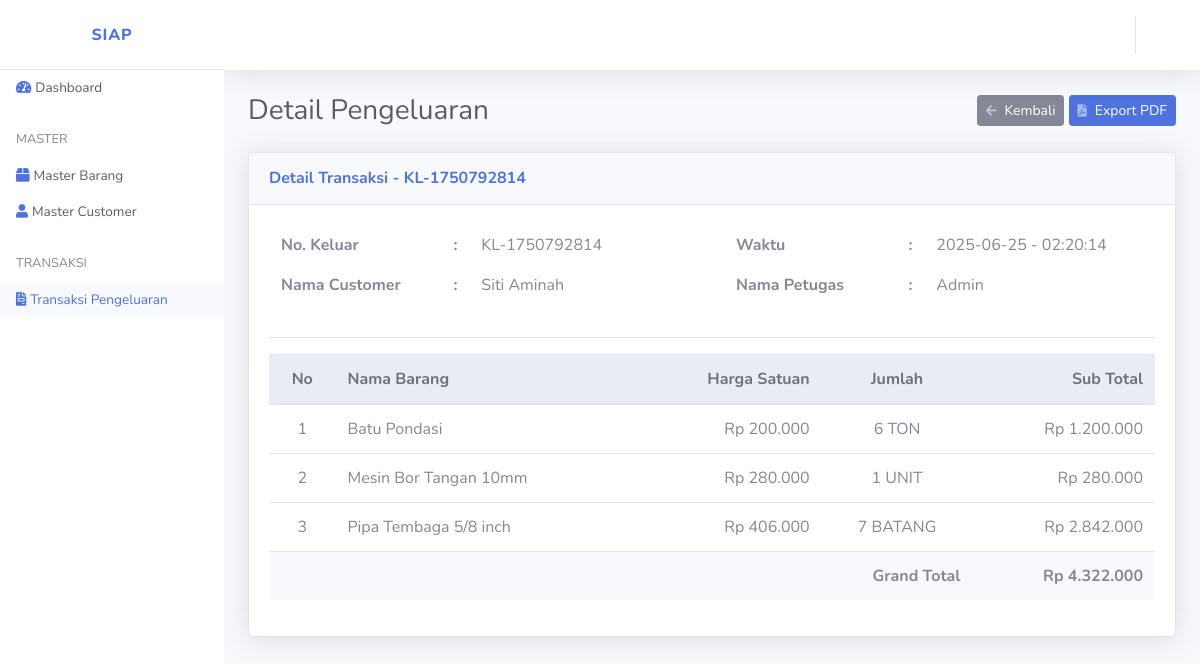
Page /pengeluaran/detail/KL-1750792814 on the committed database.
### tables this page shows
CREATE TABLE `pengeluaran` (
  `id` int(11) NOT NULL,
  `no_keluar` varchar(25) DEFAULT NULL,
  `tgl_keluar` date NOT NULL,
  `jam_keluar` varchar(10) DEFAULT NULL,
  `nama_customer` varchar(80) DEFAULT NULL,
  `nama_petugas` varchar(80) DEFAULT NULL,
  `total_keluar` bigint(20) NOT NULL
);

CREATE TABLE `detail_keluar` (
  `no_keluar` varchar(25) DEFAULT NULL,
  `nama_barang` varchar(80) DEFAULT NULL,
  `jumlah` int(11) DEFAULT NULL,
  `satuan` varchar(20) DEFAULT NULL,
  `harga` bigint(20) NOT NULL,
  `sub_total` bigint(20) NOT NULL
);

### application/controllers/Pengeluaran.php (called while the page is built, shortened)
<?php
class Pengeluaran extends CI_Controller
{
	public function __construct()
	{
		$this->data['aktif'] = 'pengeluaran';
		$this->load->model('M_barang', 'm_barang');
		$this->load->model('M_customer', 'm_customer');
		$this->load->model('M_pengeluaran', 'm_pengeluaran');
		$this->load->model('M_detail_keluar', 'm_detail_keluar');
	}
	public function detail($no_keluar)
	{
		$this->data['title'] = 'Detail Pengeluaran';
		$this->data['pengeluaran'] = $this->m_pengeluaran->lihat_no_keluar($no_keluar);
		$this->data['all_detail_keluar'] = $this->m_detail_keluar->lihat_no_keluar($no_keluar);
		$this->data['no'] = 1;
		$this->load->view('pengeluaran/detail', $this->data);
	}
}

### index.php (called while the page is built, shortened)
<?php
require_once BASEPATH.'core/CodeIgniter.php';

### application/models/M_pengeluaran.php (called while the page is built, shortened)
<?php
class M_pengeluaran extends CI_Model
{
	protected $_table = 'pengeluaran';
	public function lihat_no_keluar($no_keluar)
	{
		return $this->db->get_where($this->_table, ['no_keluar' => $no_keluar])->row();
	}
}

### application/models/M_detail_keluar.php (called while the page is built, shortened)
<?php
class M_detail_keluar extends CI_Model
{
	protected $_table = 'detail_keluar';
	public function lihat_no_keluar($no_keluar)
	{
		$this->db->select('nama_barang, harga, jumlah, satuan, sub_total');
		$this->db->from($this->_table);
		$this->db->where('no_keluar', $no_keluar);
		return $this->db->get()->result();
	}
}

### application/views/pengeluaran/detail.php (the view, shortened to what this page needs)
<!DOCTYPE html>
<html lang="en">
<head>
</head>
<body id="page-top">
    <div id="wrapper">
        <div id="content-wrapper" class="d-flex flex-column">
            <div id="content" data-url="<?= base_url('pengeluaran') ?>">
                <div class="container-fluid">
                    <div class="d-sm-flex align-items-center justify-content-between mb-4">
                        <h1 class="h3 mb-0 text-gray-800"><?= $title ?></h1>
                        <div>
                            <a href="<?= base_url('pengeluaran') ?>" class="btn btn-secondary btn-sm">
                                <i class="fas fa-arrow-left fa-sm text-white-50 mr-2"></i>Kembali
                            </a>
                            <a href="<?= base_url('pengeluaran/export_detail/' . $pengeluaran->no_keluar) ?>" class="btn btn-primary btn-sm" target="_blank">
                                <i class="fas fa-file-pdf fa-sm text-white-50 mr-2"></i>Export PDF
                            </a>
                        </div>
                    </div>
                    <div class="card shadow">
                        <div class="card-header py-3">
                             <h6 class="m-0 font-weight-bold text-primary">Detail Transaksi - <?= $pengeluaran->no_keluar ?></h6>
                        </div>
                        <div class="card-body">
                            <div class="row">
                                <div class="col-md-6">
                                    <table class="table table-borderless">
                                        <tr>
                                            <th width="40%">No. Keluar</th>
                                            <th width="5%">:</th>
                                            <td><?= $pengeluaran->no_keluar ?></td>
                                        </tr>
                                        <tr>
                                            <th>Nama Customer</th>
                                            <th>:</th>
                                            <td><?= $pengeluaran->nama_customer ?></td>
                                        </tr>
                                    </table>
                                </div>
                                <div class="col-md-6">
                                     <table class="table table-borderless">
                                        <tr>
                                            <th width="40%">Waktu</th>
                                            <th width="5%">:</th>
                                            <td><?= $pengeluaran->tgl_keluar ?> - <?= $pengeluaran->jam_keluar ?></td>
                                        </tr>
                                        <tr>
                                            <th>Nama Petugas</th>
                                            <th>:</th>
                                            <td><?= $pengeluaran->nama_petugas ?></td>
                                        </tr>
                                    </table>
                                </div>
                            </div>
                            <hr>
                            <div class="table-responsive">
                                <table class="table table-hover" width="100%" cellspacing="0">
                                    <thead class="thead-light">
                                        <tr>
                                            <th class="text-center">No</th>
                                            <th>Nama Barang</th>
                                            <th class="text-right">Harga Satuan</th>
                                            <th class="text-center">Jumlah</th>
                                            <th class="text-right">Sub Total</th>
                                        </tr>
                                    </thead>
                                    <tbody>
                                        <?php foreach ($all_detail_keluar as $detail_keluar): ?>
                                            <tr>
                                                <td class="text-center"><?= $no++ ?></td>
                                                <td><?= $detail_keluar->nama_barang ?></td>
                                                <td class="text-right">Rp <?= number_format($detail_keluar->harga, 0, ',', '.') ?></td>
                                                <td class="text-center"><?= $detail_keluar->jumlah ?> <?= strtoupper($detail_keluar->satuan) ?></td>
                                                <td class="text-right">Rp <?= number_format($detail_keluar->sub_total, 0, ',', '.') ?></td>
                                            </tr>
                                        <?php endforeach ?>
                                    </tbody>
                                    <tfoot class="bg-light">
                                        <tr>
                                            <th colspan="4" class="text-right">Grand Total</th>
                                            <th class="text-right">Rp <?= number_format($pengeluaran->total_keluar, 0, ',', '.') ?></th>
                                        </tr>
                                    </tfoot>
                                </table>
                            </div>
                        </div>
                    </div>
                </div>
            </div>
        </div>
    </div>
    </body>
</html>

### application/views/pengeluaran/detail.php (style rules this page uses)
.table td, .table th { vertical-align: middle; }
.table-borderless th, .table-borderless td { border: 0; padding-top: 0.5rem; padding-bottom: 0.5rem; }

### rows in the picture
pengeluaran: no_keluar "KL-1750792814", nama_customer "Siti Aminah", tgl_keluar "2025-06-25", jam_keluar "02:20:14", nama_petugas "Admin", total_keluar "4.322.000"
detail_keluar: nama_barang "Batu Pondasi", harga "200.000", jumlah "6", satuan "TON", sub_total "1.200.000"
detail_keluar: nama_barang "Mesin Bor Tangan 10mm", harga "280.000", jumlah "1", satuan "UNIT", sub_total "280.000"
detail_keluar: nama_barang "Pipa Tembaga 5/8 inch", harga "406.000", jumlah "7", satuan "BATANG", sub_total "2.842.000"

### other values in the picture
$title "Detail Pengeluaran"
